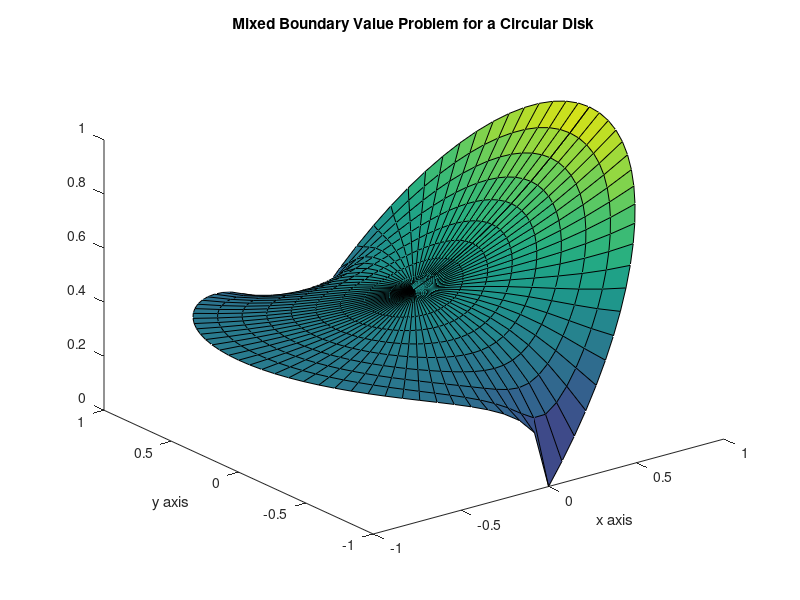

Source code (MATLAB):
function u=mbvtest(z,noplot)
%
% u=mbvtest(z,noplot)
% ~~~~~~~~~~~~~~~~~~~
%
% This function determines a function which is
% harmonic for abs(z)<1 and satisfies at r=1,
%   u=cos(theta), -pi/2<theta<pi/2
%   du/dr=0,       pi/2<theta<3*pi/2
% The solution only applies for points inside 
% or on the unit circle.
%
% z      - matrix of complex values where the
%          solution is computed.  
% noplot - option set to one if no plot is 
%          requested, otherwise option is not 
%          required.
% 
% u      - values of the harmonic function
%          defined inside the unit circle
%
% User m functions called:  none
%----------------------------------------------

if nargin==0
  noplot=0; 
  z=linspace(0,1,10)'* ...
    exp(i*linspace(0,2*pi,81));
end
[n,m]=size(z); z=z(:); u=1/2*ones(size(z));
k=find(abs(z)>0); Z=z(k);
U=(Z+1./Z+(1-1./Z).*sqrt(Z-i).*sqrt(Z+i))/2;
u(k)=real(U); u=reshape(u,n,m); 
if nargin==1 | noplot==0
  z=reshape(z,n,m);  
  surf(real(z),imag(z),u); xlabel('x axis');
  ylabel('y axis');
  title(['Mixed Boundary Value Problem ', ...
         'for a Circular Disk']);
  grid; figure(gcf);
  %print -deps mbvtest
end
